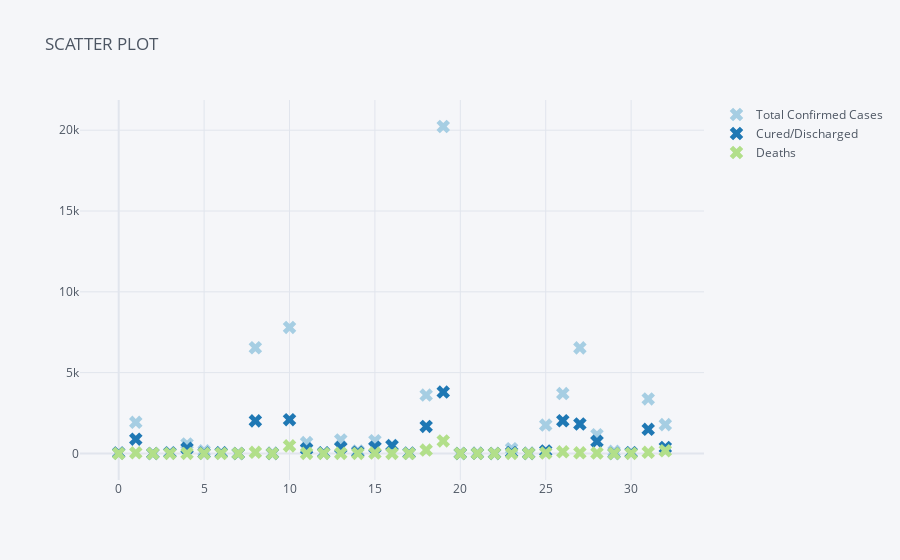

Write notebook code for a chart like this one.
### Code cell
main(cat)

### Figure 1 — Plotly figure (JSON) as saved in the notebook; plotly's stock layout.template omitted (floating-point values rounded to 4 significant figures)
{"data": [{"line": {"color": "rgba(166, 206, 227, 1.0)", "dash": "solid", "shape": "linear", "width": 1.3}, "marker": {"size": 12, "symbol": "x"}, "mode": "markers", "name": "Total Confirmed Cases", "text": "", "type": "scatter", "x": [0, 1, 2, 3, 4, 5, 6, 7, 8, 9, 10, 11, 12, 13, 14, 15, 16, 17, 18, 19, 20, 21, 22, 23, 24, 25, 26, 27, 28, 29, 30, 31, 32], "y": [33, 1930, 1, 63, 591, 169, 59, 1, 6542, 7, 7796, 675, 50, 836, 156, 794, 505, 42, 3614, 20228, 2, 13, 1, 294, 9, 1762, 3708, 6535, 1163, 134, 67, 3373, 1786]}, {"line": {"color": "rgba(31, 120, 180, 1.0)", "dash": "solid", "shape": "linear", "width": 1.3}, "marker": {"size": 12, "symbol": "x"}, "mode": "markers", "name": "Cured/Discharged", "text": "", "type": "scatter", "x": [0, 1, 2, 3, 4, 5, 6, 7, 8, 9, 10, 11, 12, 13, 14, 15, 16, 17, 18, 19, 20, 21, 22, 23, 24, 25, 26, 27, 28, 29, 30, 31, 32], "y": [33, 887, 1, 34, 322, 24, 43, 0, 2020, 7, 2091, 290, 38, 368, 78, 386, 485, 17, 1676, 3800, 2, 10, 1, 63, 6, 157, 2026, 1824, 750, 2, 46, 1499, 372]}, {"line": {"color": "rgba(178, 223, 138, 1.0)", "dash": "solid", "shape": "linear", "width": 1.3}, "marker": {"size": 12, "symbol": "x"}, "mode": "markers", "name": "Deaths", "text": "", "type": "scatter", "x": [0, 1, 2, 3, 4, 5, 6, 7, 8, 9, 10, 11, 12, 13, 14, 15, 16, 17, 18, 19, 20, 21, 22, 23, 24, 25, 26, 27, 28, 29, 30, 31, 32], "y": [0, 44, 0, 2, 5, 2, 0, 0, 73, 0, 472, 9, 2, 9, 3, 30, 4, 0, 215, 779, 0, 1, 0, 2, 0, 31, 106, 44, 30, 0, 1, 74, 171]}], "layout": {"legend": {"bgcolor": "#F5F6F9", "font": {"color": "#4D5663"}}, "paper_bgcolor": "#F5F6F9", "plot_bgcolor": "#F5F6F9", "title": {"font": {"color": "#4D5663"}, "text": "SCATTER PLOT"}, "xaxis": {"gridcolor": "#E1E5ED", "showgrid": true, "tickfont": {"color": "#4D5663"}, "title": {"font": {"color": "#4D5663"}, "text": ""}, "zerolinecolor": "#E1E5ED"}, "yaxis": {"gridcolor": "#E1E5ED", "showgrid": true, "tickfont": {"color": "#4D5663"}, "title": {"font": {"color": "#4D5663"}, "text": ""}, "zerolinecolor": "#E1E5ED"}}}
